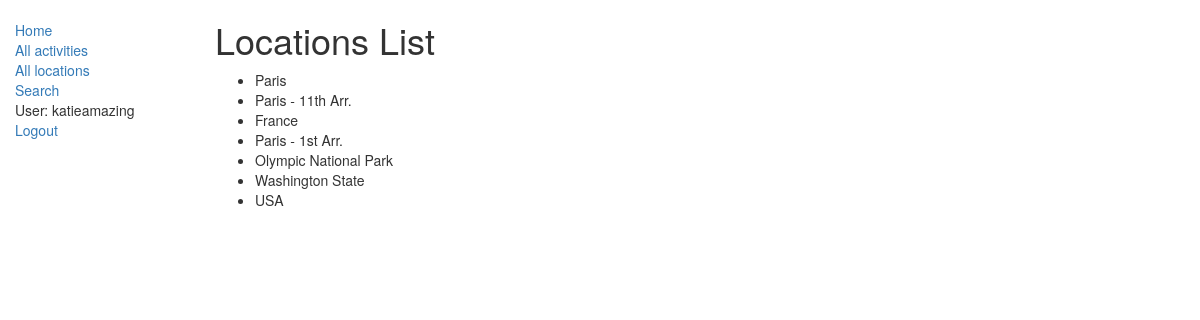
Screenshot of /catalog/locations/ (signed in) with the database file from the repository.
### catalog/models.py (models this page shows, shortened)
class Location(models.Model):
    location = models.CharField(max_length=200, help_text='Enter a location for this activity.')

### catalog/views.py (the view)
class LocationListView(generic.ListView):
    model = Location

### catalog/templates/catalog/location_list.html
{% extends "base_generic.html" %}
{% block content %}
    <h1>Locations List</h1>
    {% if location_list %}
    <ul>
      {% for location in location_list %}
      <li>
        {{ location.location }}
      </li>
      {% endfor %}
    </ul>
    {% else %}
      <p>There are no locations yet. Can you think of a cool location to add?</p>
    {% endif %}
{% endblock %}

### catalog/templates/base_generic.html (shortened to what this page needs)
<!DOCTYPE html>
<html lang="en">
<head>
  <link rel="stylesheet" href="https://maxcdn.bootstrapcdn.com/bootstrap/3.3.7/css/bootstrap.min.css">
  {% load static %}
  <link rel="stylesheet" href="{% static 'css/styles.css' %}">
</head>
<body>
  <div class="container-fluid">
    <div class="row">
      <div class="col-sm-2">
      {% block sidebar %}
      <ul class="sidebar-nav">
          <li><a href="{% url 'index' %}">Home</a></li>
          <li><a href="{% url 'activities' %}">All activities</a></li>
          <li><a href="{% url 'locations' %}">All locations</a></li>
          <li><a href="{% url 'search' %}">Search</a></li>
          {% if user.is_authenticated %}
            <li>User: {{ user.get_username }}</li>
            <li><a href="{% url 'logout'%}?next={{request.path}}">Logout</a></li>
          {% else %}
            <li><a href="{% url 'login'%}?next={{request.path}}">Login</a></li>
          {% endif %}
      </ul>
     {% endblock %}
      </div>
      <div class="col-sm-10 ">
      {% block content %}{% endblock %}
      </div>
    </div>
  </div>
</body>
</html>

### catalog/static/css/styles.css (style rules this page uses)
.sidebar-nav { margin-top: 20px; padding: 0; list-style: none; }

### rows the page displays
Location: location "Paris"
Location: location "Paris - 11th Arr."
Location: location "France"
Location: location "Paris - 1st Arr."
Location: location "Olympic National Park"
Location: location "Washington State"
Location: location "USA"

### other values shown
{{ user.get_username }} "katieamazing"
